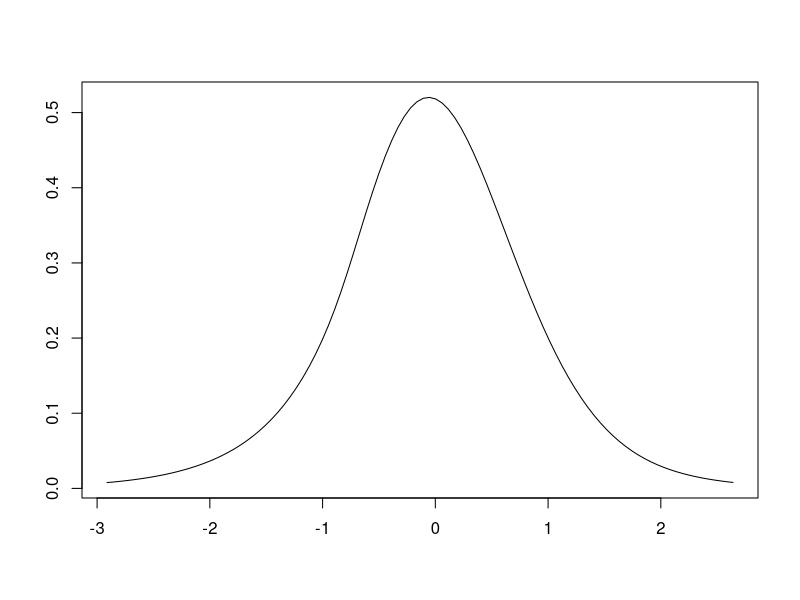

Write R code to recreate this figure.
library(polspline)


### Name: plot.logspline
### Title: Logspline Density Estimation
### Aliases: plot.logspline
### Keywords: distribution smooth

### ** Examples

y <- rnorm(100)
fit <- logspline(y)       
plot(fit) 
